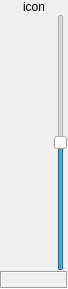
<ui version="4.0" >
 <class>EqSlider</class>
 <widget class="QWidget" name="EqSlider" >
  <property name="geometry" >
   <rect>
    <x>0</x>
    <y>0</y>
    <width>68</width>
    <height>289</height>
   </rect>
  </property>
  <layout class="QVBoxLayout" >
   <property name="margin" >
    <number>0</number>
   </property>
   <property name="spacing" >
    <number>0</number>
   </property>
   <item>
    <widget class="QLabel" name="_icon" >
     <property name="text" >
      <string>icon</string>
     </property>
     <property name="alignment" >
      <set>Qt::AlignCenter</set>
     </property>
     <property name="wordWrap" >
      <bool>false</bool>
     </property>
    </widget>
   </item>
   <item>
    <layout class="QHBoxLayout" >
     <property name="margin" >
      <number>0</number>
     </property>
     <property name="spacing" >
      <number>6</number>
     </property>
     <item>
      <widget class="VerticalText" native="1" name="_label" >
       <property name="sizePolicy" >
        <sizepolicy>
         <hsizetype>1</hsizetype>
         <vsizetype>1</vsizetype>
         <horstretch>0</horstretch>
         <verstretch>0</verstretch>
        </sizepolicy>
       </property>
      </widget>
     </item>
     <item>
      <widget class="QSlider" name="_slider" >
       <property name="minimum" >
        <number>-100</number>
       </property>
       <property name="maximum" >
        <number>100</number>
       </property>
       <property name="orientation" >
        <enum>Qt::Vertical</enum>
       </property>
      </widget>
     </item>
    </layout>
   </item>
   <item>
    <widget class="QLabel" name="value_label" >
     <property name="sizePolicy" >
      <sizepolicy>
       <hsizetype>1</hsizetype>
       <vsizetype>5</vsizetype>
       <horstretch>0</horstretch>
       <verstretch>0</verstretch>
      </sizepolicy>
     </property>
     <property name="frameShape" >
      <enum>QFrame::Box</enum>
     </property>
     <property name="frameShadow" >
      <enum>QFrame::Sunken</enum>
     </property>
     <property name="text" >
      <string/>
     </property>
     <property name="alignment" >
      <set>Qt::AlignCenter</set>
     </property>
    </widget>
   </item>
  </layout>
 </widget>
 <layoutdefault spacing="0" margin="0" />
 <customwidgets>
  <customwidget>
   <class>VerticalText</class>
   <extends>QWidget</extends>
   <header>verticaltext.h</header>
  </customwidget>
 </customwidgets>
 <includes>
  <include location="local" >verticaltext.h</include>
 </includes>
 <resources/>
 <connections>
  <connection>
   <hints>
    <hint type="sourcelabel" >
     <x>64</x>
     <y>156</y>
    </hint>
    <hint type="destinationlabel" >
     <x>36</x>
     <y>305</y>
    </hint>
   </hints>
  </connection>
 </connections>
</ui>
